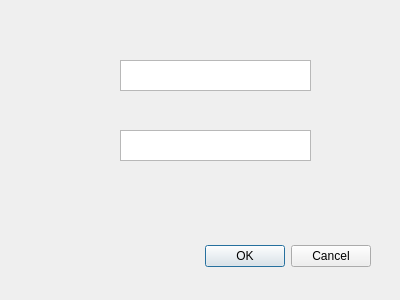
<?xml version="1.0" encoding="UTF-8"?>
<ui version="4.0">
 <class>Dialog</class>
 <widget class="QDialog" name="Dialog">
  <property name="geometry">
   <rect>
    <x>0</x>
    <y>0</y>
    <width>400</width>
    <height>300</height>
   </rect>
  </property>
  <property name="windowTitle">
   <string>Dialog</string>
  </property>
  <widget class="QDialogButtonBox" name="buttonBox">
   <property name="geometry">
    <rect>
     <x>30</x>
     <y>240</y>
     <width>341</width>
     <height>32</height>
    </rect>
   </property>
   <property name="orientation">
    <enum>Qt::Horizontal</enum>
   </property>
   <property name="standardButtons">
    <set>QDialogButtonBox::Cancel|QDialogButtonBox::Ok</set>
   </property>
  </widget>
  <widget class="QTextEdit" name="textEdit">
   <property name="geometry">
    <rect>
     <x>120</x>
     <y>60</y>
     <width>191</width>
     <height>31</height>
    </rect>
   </property>
  </widget>
  <widget class="QTextEdit" name="textEdit_2">
   <property name="geometry">
    <rect>
     <x>120</x>
     <y>130</y>
     <width>191</width>
     <height>31</height>
    </rect>
   </property>
  </widget>
 </widget>
 <resources/>
 <connections>
  <connection>
   <sender>buttonBox</sender>
   <signal>accepted()</signal>
   <receiver>Dialog</receiver>
   <slot>accept()</slot>
   <hints>
    <hint type="sourcelabel">
     <x>248</x>
     <y>254</y>
    </hint>
    <hint type="destinationlabel">
     <x>157</x>
     <y>274</y>
    </hint>
   </hints>
  </connection>
  <connection>
   <sender>buttonBox</sender>
   <signal>rejected()</signal>
   <receiver>Dialog</receiver>
   <slot>reject()</slot>
   <hints>
    <hint type="sourcelabel">
     <x>316</x>
     <y>260</y>
    </hint>
    <hint type="destinationlabel">
     <x>286</x>
     <y>274</y>
    </hint>
   </hints>
  </connection>
 </connections>
</ui>
